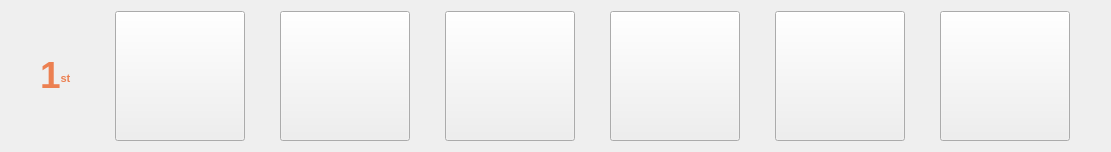
  <widget class="QWidget" name="gridLayoutWidget_7">
   <property name="geometry">
    <rect>
     <x>30</x>
     <y>600</y>
     <width>1111</width>
     <height>132</height>
    </rect>
   </property>
   <layout class="QGridLayout" name="gridLayout_p21">
    <item row="0" column="6">
     <widget class="QPushButton" name="pushButton_p21_6">
      <property name="sizePolicy">
       <sizepolicy hsizetype="Fixed" vsizetype="Fixed">
        <horstretch>0</horstretch>
        <verstretch>0</verstretch>
       </sizepolicy>
      </property>
      <property name="minimumSize">
       <size>
        <width>130</width>
        <height>130</height>
       </size>
      </property>
      <property name="maximumSize">
       <size>
        <width>130</width>
        <height>130</height>
       </size>
      </property>
      <property name="cursor">
       <cursorShape>PointingHandCursor</cursorShape>
      </property>
      <property name="styleSheet">
       <string notr="true">image: url(:/player 2/2_6_b.png);</string>
      </property>
      <property name="text">
       <string/>
      </property>
     </widget>
    </item>
    <item row="0" column="3">
     <widget class="QPushButton" name="pushButton_p21_3">
      <property name="sizePolicy">
       <sizepolicy hsizetype="Fixed" vsizetype="Fixed">
        <horstretch>0</horstretch>
        <verstretch>0</verstretch>
       </sizepolicy>
      </property>
      <property name="minimumSize">
       <size>
        <width>130</width>
        <height>130</height>
       </size>
      </property>
      <property name="maximumSize">
       <size>
        <width>130</width>
        <height>130</height>
       </size>
      </property>
      <property name="cursor">
       <cursorShape>PointingHandCursor</cursorShape>
      </property>
      <property name="styleSheet">
       <string notr="true">image: url(:/player 2/2_3_b.png);</string>
      </property>
      <property name="text">
       <string/>
      </property>
     </widget>
    </item>
    <item row="0" column="5">
     <widget class="QPushButton" name="pushButton_p21_5">
      <property name="sizePolicy">
       <sizepolicy hsizetype="Fixed" vsizetype="Fixed">
        <horstretch>0</horstretch>
        <verstretch>0</verstretch>
       </sizepolicy>
      </property>
      <property name="minimumSize">
       <size>
        <width>130</width>
        <height>130</height>
       </size>
      </property>
      <property name="maximumSize">
       <size>
        <width>130</width>
        <height>130</height>
       </size>
      </property>
      <property name="cursor">
       <cursorShape>PointingHandCursor</cursorShape>
      </property>
      <property name="styleSheet">
       <string notr="true">image: url(:/player 2/2_5_b.png);</string>
      </property>
      <property name="text">
       <string/>
      </property>
     </widget>
    </item>
    <item row="0" column="2">
     <widget class="QPushButton" name="pushButton_p21_2">
      <property name="sizePolicy">
       <sizepolicy hsizetype="Fixed" vsizetype="Fixed">
        <horstretch>0</horstretch>
        <verstretch>0</verstretch>
       </sizepolicy>
      </property>
      <property name="minimumSize">
       <size>
        <width>130</width>
        <height>130</height>
       </size>
      </property>
      <property name="maximumSize">
       <size>
        <width>130</width>
        <height>130</height>
       </size>
      </property>
      <property name="cursor">
       <cursorShape>PointingHandCursor</cursorShape>
      </property>
      <property name="styleSheet">
       <string notr="true">image: url(:/player 2/2_2_b.png);</string>
      </property>
      <property name="text">
       <string/>
      </property>
     </widget>
    </item>
    <item row="0" column="4">
     <widget class="QPushButton" name="pushButton_p21_4">
      <property name="sizePolicy">
       <sizepolicy hsizetype="Fixed" vsizetype="Fixed">
        <horstretch>0</horstretch>
        <verstretch>0</verstretch>
       </sizepolicy>
      </property>
      <property name="minimumSize">
       <size>
        <width>130</width>
        <height>130</height>
       </size>
      </property>
      <property name="maximumSize">
       <size>
        <width>130</width>
        <height>130</height>
       </size>
      </property>
      <property name="cursor">
       <cursorShape>PointingHandCursor</cursorShape>
      </property>
      <property name="styleSheet">
       <string notr="true">image: url(:/player 2/2_4_b.png);</string>
      </property>
      <property name="text">
       <string/>
      </property>
     </widget>
    </item>
    <item row="0" column="1">
     <widget class="QPushButton" name="pushButton_p21_1">
      <property name="sizePolicy">
       <sizepolicy hsizetype="Fixed" vsizetype="Fixed">
        <horstretch>0</horstretch>
        <verstretch>0</verstretch>
       </sizepolicy>
      </property>
      <property name="minimumSize">
       <size>
        <width>130</width>
        <height>130</height>
       </size>
      </property>
      <property name="maximumSize">
       <size>
        <width>130</width>
        <height>130</height>
       </size>
      </property>
      <property name="cursor">
       <cursorShape>PointingHandCursor</cursorShape>
      </property>
      <property name="styleSheet">
       <string notr="true">image: url(:/player 2/2_1_b.png);</string>
      </property>
      <property name="text">
       <string/>
      </property>
     </widget>
    </item>
    <item row="0" column="0">
     <widget class="QLabel" name="label_p21">
      <property name="sizePolicy">
       <sizepolicy hsizetype="Fixed" vsizetype="Fixed">
        <horstretch>0</horstretch>
        <verstretch>0</verstretch>
       </sizepolicy>
      </property>
      <property name="minimumSize">
       <size>
        <width>40</width>
        <height>60</height>
       </size>
      </property>
      <property name="maximumSize">
       <size>
        <width>40</width>
        <height>60</height>
       </size>
      </property>
      <property name="styleSheet">
       <string notr="true">font: 15pt &quot;SetoFont&quot;;</string>
      </property>
      <property name="text">
       <string>&lt;html&gt;&lt;head/&gt;&lt;body&gt;&lt;p&gt;&lt;span style=&quot; font-size:28pt; font-weight:600; color:#ec8051;&quot;&gt;1&lt;/span&gt;&lt;span style=&quot; font-size:12pt; font-weight:600; color:#ec8051; vertical-align:super;&quot;&gt;st&lt;/span&gt;&lt;/p&gt;&lt;/body&gt;&lt;/html&gt;</string>
      </property>
     </widget>
    </item>
   </layout>
  </widget>
